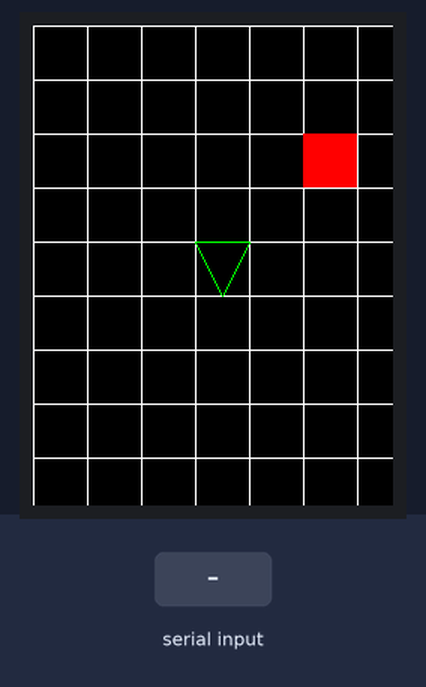
The sketch below on a simulated Arduino Uno, built with avr-gcc and run on an emulated ATmega328P. Shown: 240×320 colour display. The test bench sets the inputs (shaded band). What the sketch prints to the serial monitor is not drawn.

Above: at 1.5 s.
1.6 s: "right" received over Serial
At 4.1 s:
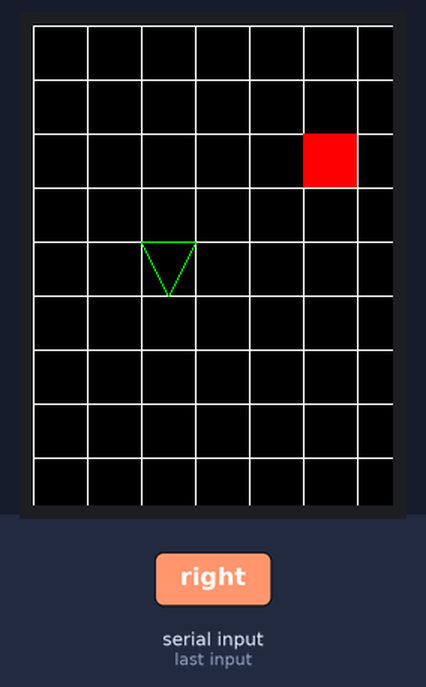
Timing chart, 0 to 5.6 s (numbered marks = the images above; inputs shaded):
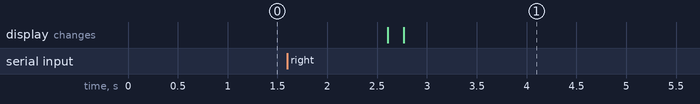

The sketch:

projectCode.ino
```cpp
// CS 362 Project 2, Marcos Echevarria, Nicholas Tryba
// Hot-Cold game program
// References: Elegoo TFT Touch Screen User Manual
//             Elegoo TFT Touch Screen Sample Code

#include <Elegoo_GFX.h>    // Core graphics library
#include <Elegoo_TFTLCD.h> // Hardware-specific library

// The control pins for the LCD can be assigned to any digital or
// analog pins...but we'll use the analog pins as this allows us to
// double up the pins with the touch screen (see the TFT paint example).
#define LCD_CS A3 // Chip Select goes to Analog 3
#define LCD_CD A2 // Command/Data goes to Analog 2
#define LCD_WR A1 // LCD Write goes to Analog 1
#define LCD_RD A0 // LCD Read goes to Analog 0

#define LCD_RESET A4 // Can alternately just connect to Arduino's reset pin

// When using the BREAKOUT BOARD only, use these 8 data lines to the LCD:
// For the Arduino Uno, Duemilanove, Diecimila, etc.:
//   D0 connects to digital pin 8  (Notice these are
//   D1 connects to digital pin 9   NOT in order!)
//   D2 connects to digital pin 2
//   D3 connects to digital pin 3
//   D4 connects to digital pin 4
//   D5 connects to digital pin 5
//   D6 connects to digital pin 6
//   D7 connects to digital pin 7
// For the Arduino Mega, use digital pins 22 through 29
// (on the 2-row header at the end of the board).

// Assign human-readable names to some common 16-bit color values:
#define	BLACK   0x0000
#define	BLUE    0x001F
#define	RED     0xF800
#define	GREEN   0x07E0
#define CYAN    0x07FF
#define MAGENTA 0xF81F
#define YELLOW  0xFFE0
#define WHITE   0xFFFF

int currX1, currX2, currX3, currY1, currY2, currY3;  // Current player position

Elegoo_TFTLCD tft(LCD_CS, LCD_CD, LCD_WR, LCD_RD, LCD_RESET);

void setup(void) {
  Serial.begin(9600);

#ifdef USE_Elegoo_SHIELD_PINOUT
  Serial.println(F("Using Elegoo 2.8\" TFT Arduino Shield Pinout"));
#else
  Serial.println(F("Using Elegoo 2.8\" TFT Breakout Board Pinout"));
#endif

  Serial.print("TFT size is "); Serial.print(tft.width()); Serial.print("x"); Serial.println(tft.height());

  tft.reset();

  uint16_t identifier = tft.readID();
   if(identifier == 0x9325) {
    Serial.println(F("Found ILI9325 LCD driver"));
  } else if(identifier == 0x9328) {
    Serial.println(F("Found ILI9328 LCD driver"));
  } else if(identifier == 0x4535) {
    Serial.println(F("Found LGDP4535 LCD driver"));
  }else if(identifier == 0x7575) {
    Serial.println(F("Found HX8347G LCD driver"));
  } else if(identifier == 0x9341) {
    Serial.println(F("Found ILI9341 LCD driver"));
  } else if(identifier == 0x8357) {
    Serial.println(F("Found HX8357D LCD driver"));
  } else if(identifier==0x0101)
  {
      identifier=0x9341;
       Serial.println(F("Found 0x9341 LCD driver"));
  }else {
    Serial.print(F("Unknown LCD driver chip: "));
    Serial.println(identifier, HEX);
    Serial.println(F("If using the Elegoo 2.8\" TFT Arduino shield, the line:"));
    Serial.println(F("  #define USE_Elegoo_SHIELD_PINOUT"));
    Serial.println(F("should appear in the library header (Elegoo_TFT.h)."));
    Serial.println(F("If using the breakout board, it should NOT be #defined!"));
    Serial.println(F("Also if using the breakout, double-check that all wiring"));
    Serial.println(F("matches the tutorial."));
    identifier=0x9341;

  }

  tft.begin(identifier);
  drawGrid(WHITE);
}

void loop(void) {
  // for(uint8_t rotation=0; rotation<4; rotation++) {
  //   tft.setRotation(rotation);
  //   testText();
  //   delay(2000);
  // }
  // TODO: blinking triangle
  while (Serial.available() <= 0) {
    system("Pause");
  }
  String userChoice = Serial.readString();
  if (userChoice.equals("right")) {
    currX1 -= 36;
    currX2 -= 36;
    currX3 -= 36;
    moveRight();
  }
}

void moveRight() {
    unsigned long start = micros();
  fillScreen();
  unsigned long t;
  int           x1, y1, x2, y2,
                w = tft.width(),
                h = tft.height();
  int           i, cx = tft.width()  / 2 - 1,
                   cy = tft.height() / 2 - 1;

  tft.fillScreen(BLACK);

  x1 = y1 = 0;
  y2    = h - 1;
  start = micros();

  for (int i = 0; i< w; i+=36) {
    tft.drawLine(i, 0, i, h, WHITE);
  }
  for (int i = 0; i< h; i+=36) {
    tft.drawLine(0, i, w, i, WHITE);
  }
  // 108 144 180
  tft.drawTriangle(
      currX1, 144, // peak
      currX2, 180, // bottom left
      currX3, 144, // bottom right
      GREEN);
  tft.drawRect(180, 72, 36, 36, RED);
  tft.fillRect(180, 72, 36, 36, RED);
  return micros() - start;
}

// -------------------
unsigned long fillScreen() {
  unsigned long start = micros();
  tft.fillScreen(BLACK);
  return micros() - start;
}
// ------------

unsigned long drawGrid(uint16_t color) {
  unsigned long start = micros();
  fillScreen();
  unsigned long t;
  int           x1, y1, x2, y2,
                w = tft.width(),
                h = tft.height();
  int           i, cx = tft.width()  / 2 - 1,
                   cy = tft.height() / 2 - 1;

  tft.fillScreen(BLACK);

  x1 = y1 = 0;
  y2    = h - 1;
  start = micros();

  for (int i = 0; i< w; i+=36) {
    tft.drawLine(i, 0, i, h, color);
  }
  for (int i = 0; i< h; i+=36) {
    tft.drawLine(0, i, w, i, color);
  }
  // 108 144 180
  tft.drawTriangle(  // Static player position for now
      108, 144, // peak
      126, 180, // bottom left
      144, 144, // bottom right
      GREEN);
  currX1 = 108;
  currX2 = 126;
  currX3 = 144;
  tft.drawRect(180, 72, 36, 36, RED);
  tft.fillRect(180, 72, 36, 36, RED);
  return micros() - start;
}
```

Measured:
- after the input at 1.6 s, the display: first changes after 1.0 s (image 1 shows a later state)
